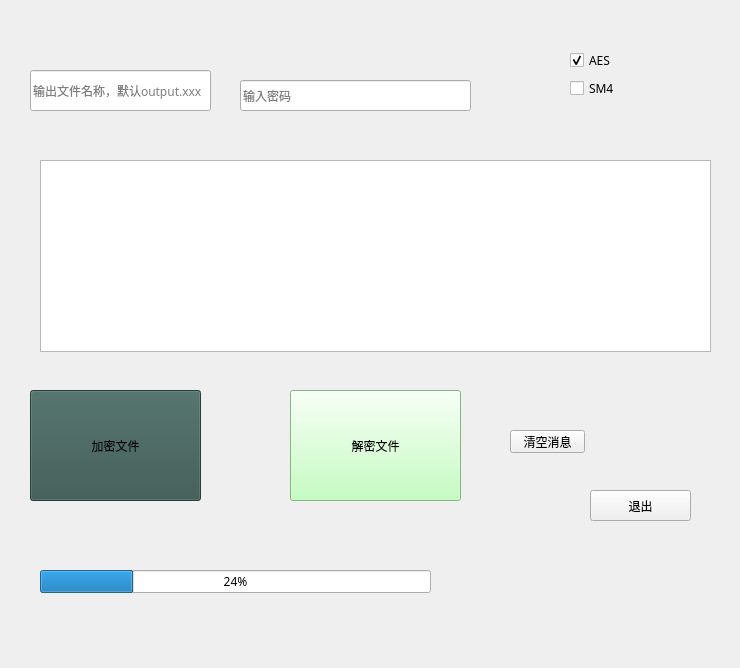
<?xml version="1.0" encoding="UTF-8"?>
<ui version="4.0">
 <class>Form</class>
 <widget class="QWidget" name="Form">
  <property name="geometry">
   <rect>
    <x>0</x>
    <y>0</y>
    <width>740</width>
    <height>668</height>
   </rect>
  </property>
  <property name="font">
   <font>
    <family>华文楷体</family>
    <weight>50</weight>
    <italic>false</italic>
    <bold>false</bold>
   </font>
  </property>
  <property name="windowTitle">
   <string>python加解密软件</string>
  </property>
  <widget class="QPushButton" name="exit_button">
   <property name="geometry">
    <rect>
     <x>590</x>
     <y>490</y>
     <width>101</width>
     <height>31</height>
    </rect>
   </property>
   <property name="text">
    <string>退出</string>
   </property>
  </widget>
  <widget class="QPushButton" name="encry_button">
   <property name="geometry">
    <rect>
     <x>30</x>
     <y>390</y>
     <width>171</width>
     <height>111</height>
    </rect>
   </property>
   <property name="styleSheet">
    <string notr="true">background-color:rgb(55, 85, 79)</string>
   </property>
   <property name="text">
    <string>加密文件</string>
   </property>
  </widget>
  <widget class="QPushButton" name="decry_button">
   <property name="geometry">
    <rect>
     <x>290</x>
     <y>390</y>
     <width>171</width>
     <height>111</height>
    </rect>
   </property>
   <property name="styleSheet">
    <string notr="true">background-color:rgb(181, 255, 176)</string>
   </property>
   <property name="text">
    <string>解密文件</string>
   </property>
  </widget>
  <widget class="QTextBrowser" name="text_show">
   <property name="geometry">
    <rect>
     <x>40</x>
     <y>160</y>
     <width>671</width>
     <height>192</height>
    </rect>
   </property>
  </widget>
  <widget class="QLineEdit" name="setting">
   <property name="geometry">
    <rect>
     <x>30</x>
     <y>70</y>
     <width>181</width>
     <height>41</height>
    </rect>
   </property>
   <property name="placeholderText">
    <string>输出文件名称，默认output.xxx</string>
   </property>
  </widget>
  <widget class="QCheckBox" name="AES_Check">
   <property name="geometry">
    <rect>
     <x>570</x>
     <y>50</y>
     <width>81</width>
     <height>21</height>
    </rect>
   </property>
   <property name="text">
    <string>AES</string>
   </property>
   <property name="checked">
    <bool>true</bool>
   </property>
   <property name="autoExclusive">
    <bool>true</bool>
   </property>
  </widget>
  <widget class="QLineEdit" name="password_input">
   <property name="geometry">
    <rect>
     <x>240</x>
     <y>80</y>
     <width>231</width>
     <height>31</height>
    </rect>
   </property>
   <property name="inputMask">
    <string/>
   </property>
   <property name="text">
    <string/>
   </property>
   <property name="placeholderText">
    <string>输入密码</string>
   </property>
  </widget>
  <widget class="QPushButton" name="empty_button">
   <property name="geometry">
    <rect>
     <x>510</x>
     <y>430</y>
     <width>75</width>
     <height>23</height>
    </rect>
   </property>
   <property name="text">
    <string>清空消息</string>
   </property>
  </widget>
  <widget class="QProgressBar" name="progressBar">
   <property name="geometry">
    <rect>
     <x>40</x>
     <y>570</y>
     <width>391</width>
     <height>23</height>
    </rect>
   </property>
   <property name="value">
    <number>24</number>
   </property>
  </widget>
  <widget class="QCheckBox" name="SM4_Check">
   <property name="geometry">
    <rect>
     <x>570</x>
     <y>80</y>
     <width>71</width>
     <height>16</height>
    </rect>
   </property>
   <property name="tabletTracking">
    <bool>false</bool>
   </property>
   <property name="text">
    <string>SM4</string>
   </property>
   <property name="autoExclusive">
    <bool>true</bool>
   </property>
  </widget>
 </widget>
 <resources/>
 <connections/>
</ui>
